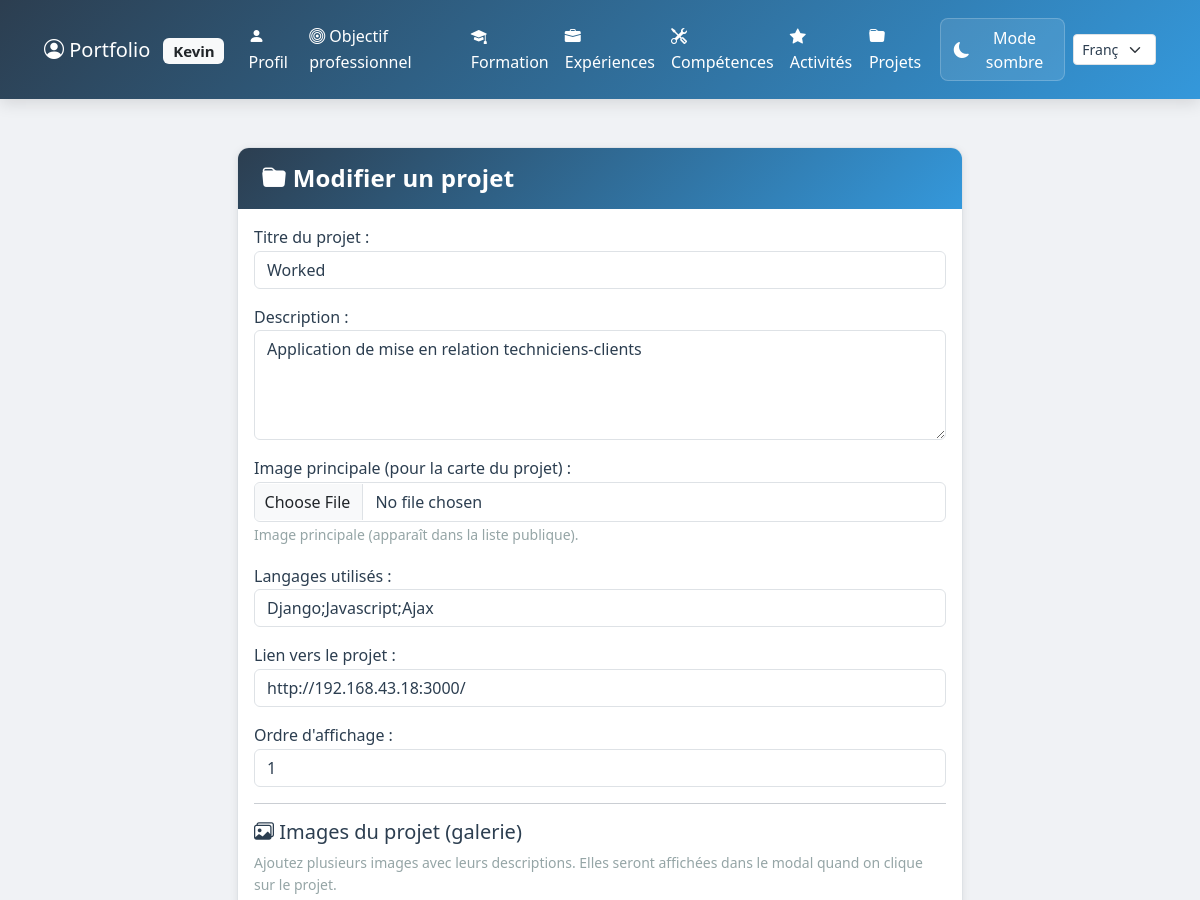
The page /projet/1/modifier/ (signed in, upper part) on the database as committed earlier.
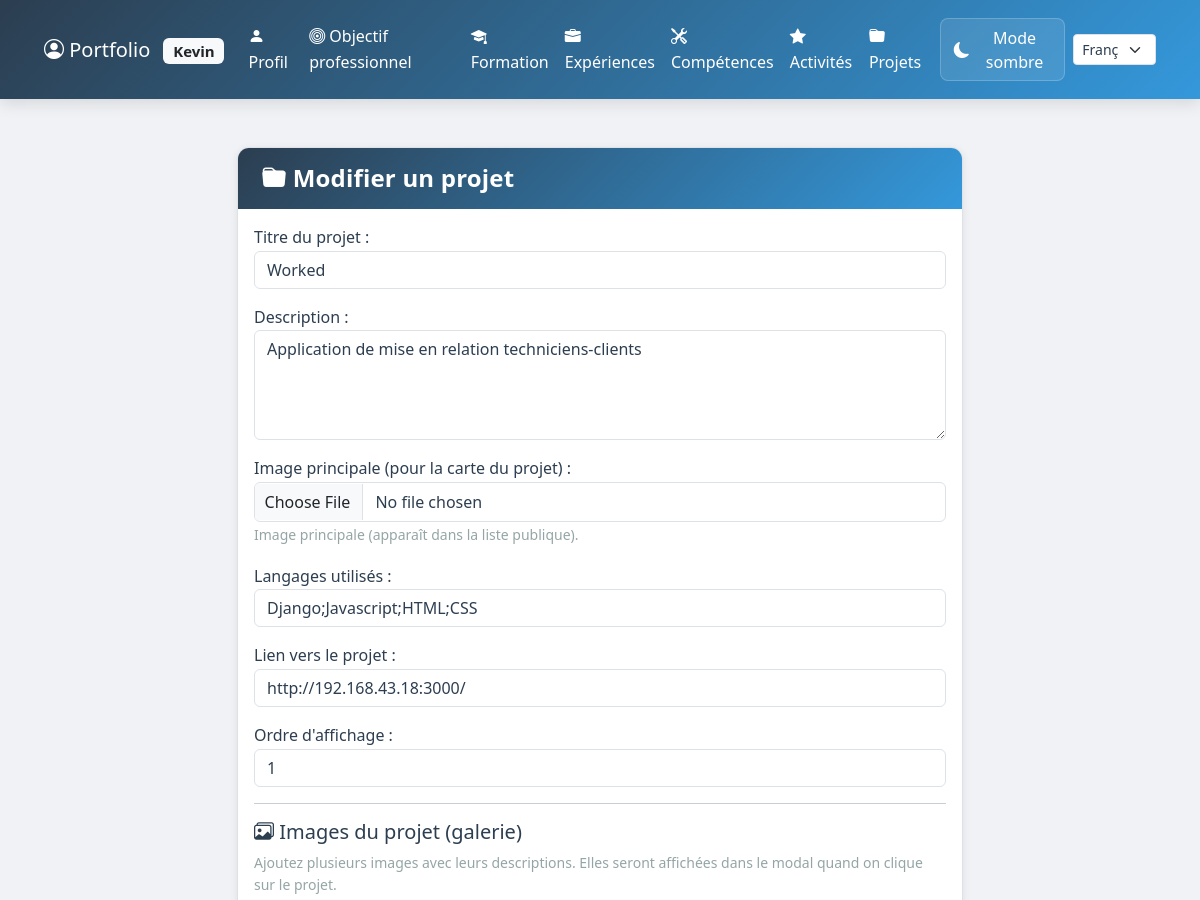
The same page on the database as committed later.
### portfolio/models.py (models this page shows, shortened)
class Projet(models.Model):
    profil = models.ForeignKey(Profil, on_delete=models.CASCADE, related_name='projets')
    titre = models.CharField(max_length=200)
    description = models.TextField(blank=True)
    image_principale = models.ImageField(upload_to='projets/', blank=True, null=True)
    langages = models.CharField(max_length=200, blank=True, help_text='Liste de langages séparés par des virgules')
    ordre = models.IntegerField(default=0)
    lien = models.URLField(blank=True, null=True, help_text='Lien vers le projet (ex: démo ou repo)')
    class Meta:
        verbose_name = 'Projet'
        verbose_name_plural = 'Projets'
        ordering = ['-ordre', '-id']

### portfolio/views.py (the view)
# urls.py: path('projet/<int:pk>/modifier/', views.modifier_projet, name='modifier_projet'),
@login_required
def modifier_projet(request, pk):
    projet = get_object_or_404(Projet, pk=pk, profil__user=request.user)
    if request.method == 'POST':
        form = ProjetForm(request.POST, request.FILES, instance=projet)
        formset = ProjetImageFormSet(request.POST, request.FILES, instance=projet, prefix='images')
        if form.is_valid() and formset.is_valid():
            form.save()
            formset.save()
            messages.success(request, 'Projet modifié avec succès !')
            return redirect('portfolio:modifier_profil')
    else:
        form = ProjetForm(instance=projet)
        formset = ProjetImageFormSet(instance=projet, prefix='images')
    return render(request, 'portfolio/project_form.html', {'form': form, 'formset': formset, 'action': 'Modifier'})

### portfolio/forms.py
class ProjetForm(forms.ModelForm):
    class Meta:
        model = Projet
        fields = ['titre', 'description', 'image_principale', 'langages', 'ordre', 'lien']
        widgets = {
            'titre': forms.TextInput(attrs={'class': 'form-control'}),
            'description': forms.Textarea(attrs={'class': 'form-control', 'rows': 4}),
            'image_principale': forms.FileInput(attrs={'class': 'form-control'}),
            'langages': forms.TextInput(attrs={'class': 'form-control', 'placeholder': 'ex: Python, Django, JavaScript'}),
            'lien': forms.URLInput(attrs={'class': 'form-control', 'placeholder': 'https://... (optionnel)'}),
            'ordre': forms.NumberInput(attrs={'class': 'form-control', 'min': 0, 'value': 0}),
        }
        labels = {
            'titre': 'Titre du projet',
            'description': 'Description',
            'image_principale': 'Image principale (pour la carte du projet)',
            'langages': 'Langages utilisés',
            'ordre': 'Ordre d\'affichage',
            'lien': 'Lien vers le projet',
        }

### portfolio/templates/portfolio/project_form.html (shortened to what this page needs)
{% extends 'portfolio/base.html' %}
{% block content %}
{% load static %}
<link rel="stylesheet" href="{% static 'css/project_form.css' %}">
<div class="row justify-content-center project-card-form">
    <div class="col-md-10">
        <div class="card">
            <div class="card-header">
                <h4 class="mb-0"><i class="bi bi-folder-fill"></i> {{ action }} un projet</h4>
            </div>
            <div class="card-body">
                <form method="post" enctype="multipart/form-data" id="project-form">
                    <div class="mb-3">
                        {{ form.titre.label_tag }}
                        {{ form.titre }}
                    </div>
                    <div class="mb-3">
                        {{ form.description.label_tag }}
                        {{ form.description }}
                    </div>
                    <div class="mb-3">
                        {{ form.image_principale.label_tag }}
                        {{ form.image_principale }}
                        <small class="form-text text-muted">Image principale (apparaît dans la liste publique).</small>
                    </div>
                    <div class="mb-3">
                        {{ form.langages.label_tag }}
                        {{ form.langages }}
                    </div>
                    <div class="mb-3">
                        {{ form.lien.label_tag }}
                        {{ form.lien }}
                    </div>
                    <div class="mb-3">
                        {{ form.ordre.label_tag }}
                        {{ form.ordre }}
                    </div>
                    <hr>
                    <h5><i class="bi bi-images"></i> Images du projet (galerie)</h5>
                    <p class="text-muted small">Ajoutez plusieurs images avec leurs descriptions. Elles seront affichées dans le modal quand on clique sur le projet.</p>
                </form>
            </div>
        </div>
    </div>
</div>
{% endblock %}

Rows that differ between the two databases and show on the page:
changed Projet "Worked": langages "Django;Javascript;Ajax" → "Django;Javascript;HTML;CSS"
